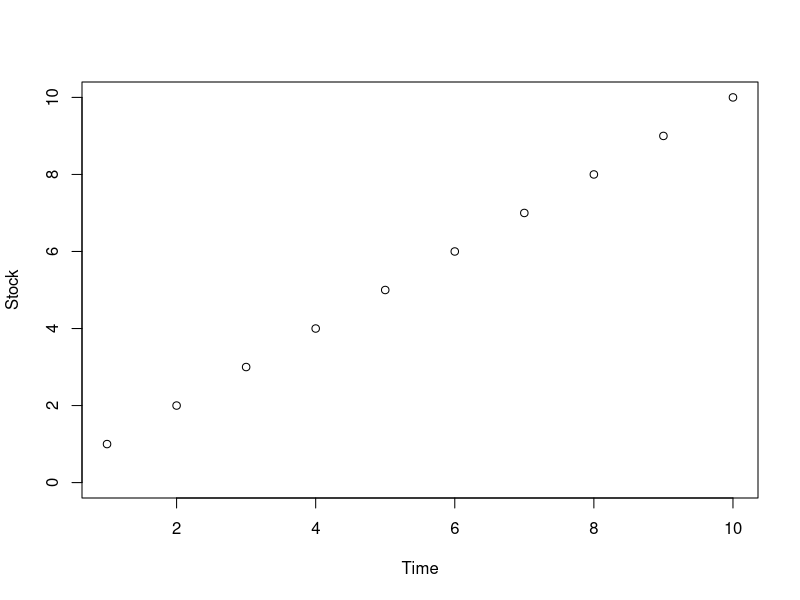
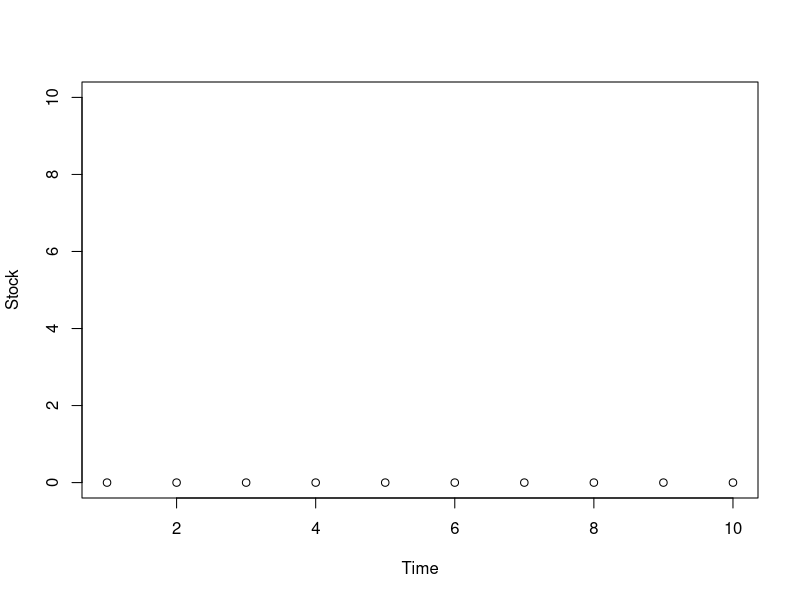
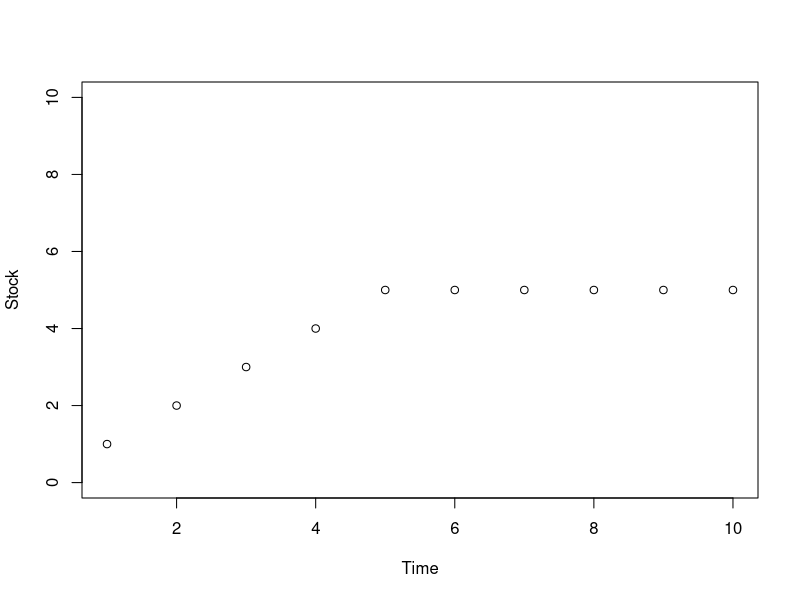
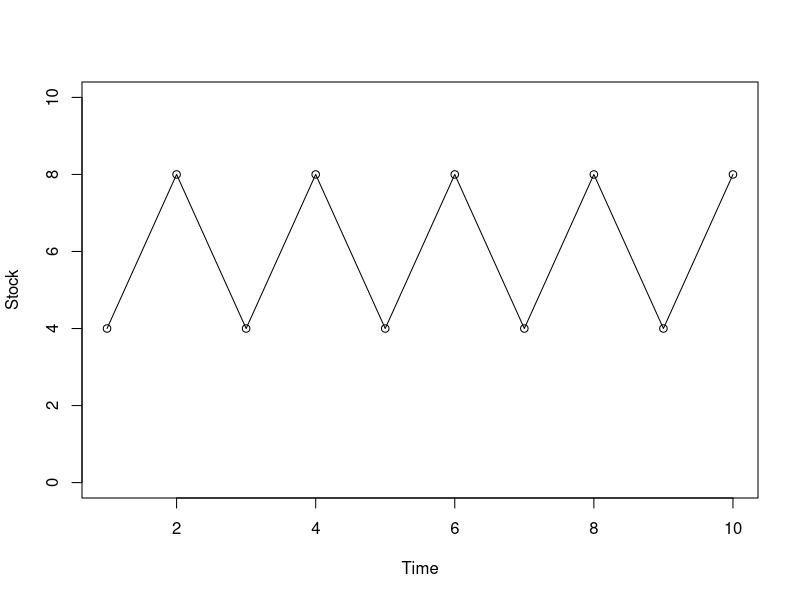
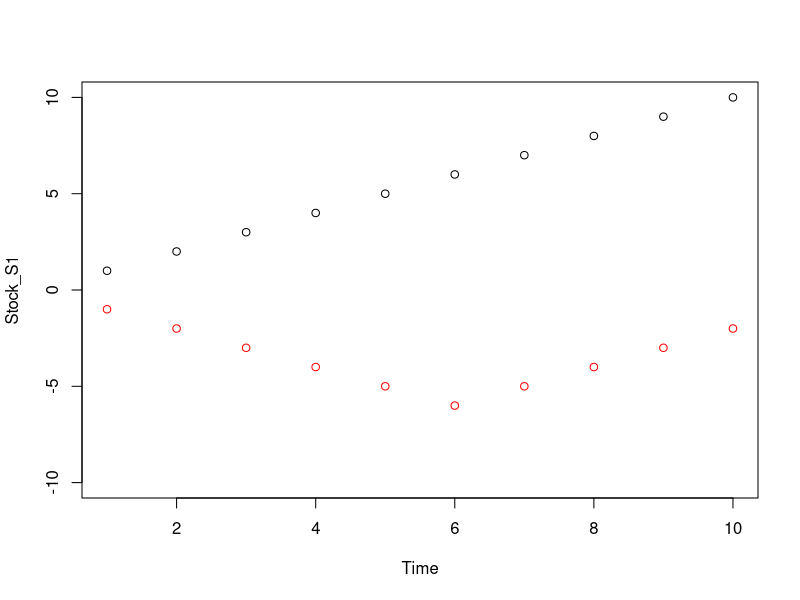

These charts were generated, in order, by the following R code:
# Paper clip model

# Model 1
In = 2     # make 2 paperclips 
Out = 1    # buy 1 paperclip
Stock = 0  # Start the paperclip store inventory at 0 paperclips

for(i in 1:10){  # do this 10 times
  Stock = Stock + In - Out   # Update the store inventory: add the In, remove the Out
  
  # make a graph
  if(i == 1){
    plot(i, Stock, ylim=c(0,10), xlim=c(1,10), xlab = "Time")
  }else{
    points(i, Stock)
  }
}


# Model 2
In = 2     # make 2 paperclips
Out = 2    # buy 2 papercips
Stock = 0  # Start the paperclip store inventory at 0 paperclips

for(i in 1:10){
  Stock = Stock + In - Out   # Update the store inventory: add the In, remove the Out
  
  # make a graph
  if(i == 1){
    plot(i, Stock, ylim=c(0,10), xlim=c(1,10), xlab = "Time")
  }else{
    points(i, Stock)
  }
}


# Model 3
In = 2     # make 2 paperclips
Stock = 0  # Start the paperclip store inventory at 0 paperclips

for(i in 1:10){
  
  # Make a rule for how many paperclips to buy
  if(Stock < 5){  # If the inventory is less than 5, then:  
    Out = 1       # buy 1 paperclip
  }else{          # Otherwise,
    Out = 2       # buy 2 paperclips
  }
  
  Stock = Stock + In - Out   # Update the store inventory: add the In, remove the Out
  
  # make a plot
  if(i == 1){
    plot(Stock, ylim=c(0,10), xlim=c(1,10), xlab = "Time")
  }else{
    points(i, Stock)
  }
}


# Model 4
Stock = 0  # paperclip store inventory  
Stock_line = mat.or.vec(nr=10, nc=1)  # plotting a line

for(i in 1:10){
  
  # Make rules for making and buying paperclips
  if(Stock < 8){  # If the inventory is < 8, then:
    In = 5        # make 5 paperclips, and
    Out = 1       # buy 1 paperclip
  }else{          # Otherwise,
    In = 1        # make 1 papercip, and
    Out = 5       # buy 5 paperclips
  }
  
  Stock = Stock + In - Out  # Update the store inventory: add the In, remove the Out
  
  # Make a plot
  Stock_line[i] = Stock
  if(i == 1){
    plot(Stock, ylim=c(0,10), xlim=c(1,10), xlab = "Time")
  }else{
    points(i, Stock)
  }
}
lines(Stock_line)


# A model with 2 stocks!

# Stock # 1
In_S1 = 2     # make 2 paperclips 
Out_S1 = 1    # buy 1 paperclip
Stock_S1 = 0  # Start the paperclip store inventory at 0 paperclips

# Stock # 2
Out_S2   = 2  # Buy 2 paperclips
Stock_S2 = 0  # paperclip store inventory # 2

for(i in 1:10){  # do this 10 times
  Stock_S1 = Stock_S1 + In_S1 - Out_S1   # The store inventory: add the In, remove the Out
  
  if(Stock_S1 < 7){
    In_S2 = Out_S1 
  }else{
    In_S2 = Out_S1 + 2
  }
  
  Stock_S2 = Stock_S2 + In_S2 - Out_S2   # The store inventory: add the In, remove the Out
  
  # make a graph
  if(i == 1){
    plot(i, Stock_S1, ylim=c(-10,10), xlim=c(1,10), xlab = "Time")
    points(i, Stock_S2, col='red') # plot the second stock in red
  }else{
    points(i, Stock_S1)
    points(i, Stock_S2, col='red') # plot the second stock in red
  }
}